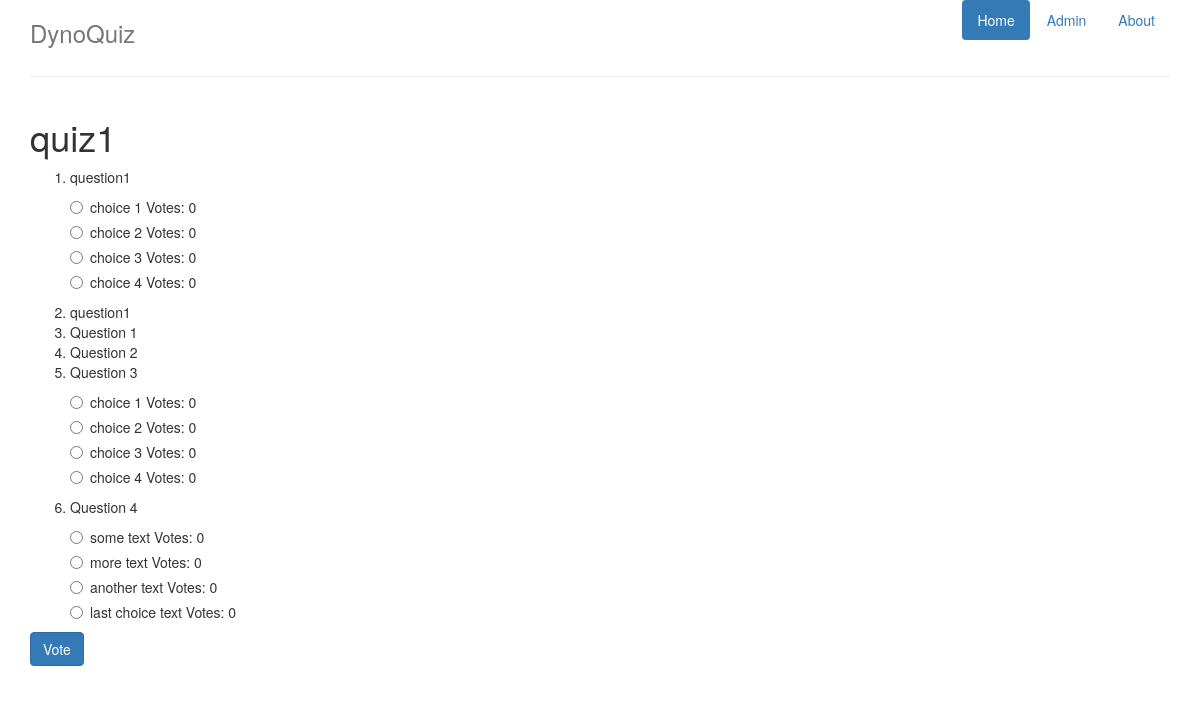
Page /dynoquiz/quiz/1/ on the earlier database version.
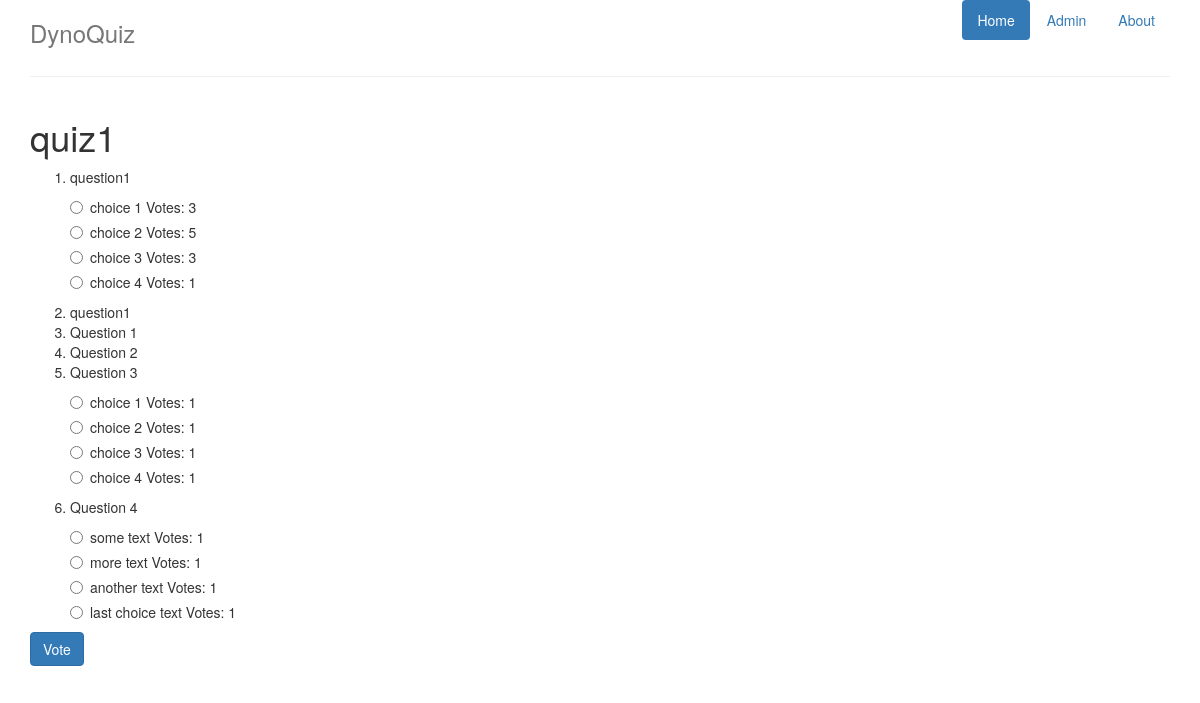
Same page on the later database version.
### dynoquiz/models.py (models this page shows, shortened)
class Choice(models.Model):
    question = models.ForeignKey(Question)
    choice_text = models.CharField(max_length=200)
    votes = models.IntegerField(default=0)

### dynoquiz/views.py (the view)
# urls.py: url(r'^quiz/(?P<quiz_id>[0-9]+)/$', views.quizdetail, name='quiz_detail'),
def quizdetail(request, quiz_id):
    quiz = Quiz.objects.get(pk=quiz_id)
    context = {'quiz': quiz}
    return render(request, 'dynoquiz/quizdetail.html', context)

### dynoquiz/templates/dynoquiz/quizdetail.html (shortened to what this page needs)
{% extends "dynoquiz/base.html" %}
{% block content %}
<div class="row">
    <div class="col-lg-12">
        <h1>{{quiz.quiz_name}}</h1>
        <form action="{% url 'dynoquiz:vote' quiz.id %}" method="post">
            {% if quiz.question_set.all %}
            <ol>
                {% for question in quiz.question_set.all %}
                    <li>{{question.question_text }}</li>
                    {% for choice in question.choice_set.all %}
                        <div class="radio">
                            <label><input type="radio" name="question{{question.id}}" id="choice{{choice.id}}" value="{{choice.id}}">{{choice.choice_text}} Votes: {{choice.votes}}</label>
                        </div>
                    {% endfor %}
                {% endfor %}
            </ol>
            {% else %}
                    <p>No questions for this quiz.</p>
            {% endif %}
            <input type="submit" value="Vote" class="btn btn-primary" />
        </form>
    </div>
</div>
{% endblock %}

Differences in the rows shown:
changed Choice (number 1 of 12 on the later page): id "☐ choice 1 Votes: 0" → "☐ choice 1 Votes: 3"; votes "0" → "3"
changed Choice (number 2 of 12 on the later page): id "☐ choice 2 Votes: 0" → "☐ choice 2 Votes: 5"; votes "0" → "5"
changed Choice (number 3 of 12 on the later page): id "☐ choice 3 Votes: 0" → "☐ choice 3 Votes: 3"; votes "0" → "3"
changed Choice (number 4 of 12 on the later page): id "☐ choice 4 Votes: 0" → "☐ choice 4 Votes: 1"; votes "0" → "1"
changed Choice (number 5 of 12 on the later page): id "☐ choice 1 Votes: 0" → "☐ choice 1 Votes: 1"; votes "0" → "1"
changed Choice (number 6 of 12 on the later page): id "☐ choice 2 Votes: 0" → "☐ choice 2 Votes: 1"; votes "0" → "1"
changed Choice (number 7 of 12 on the later page): id "☐ choice 3 Votes: 0" → "☐ choice 3 Votes: 1"; votes "0" → "1"
changed Choice (number 8 of 12 on the later page): id "☐ choice 4 Votes: 0" → "☐ choice 4 Votes: 1"; votes "0" → "1"
changed Choice "some text": id "☐ some text Votes: 0" → "☐ some text Votes: 1"; votes "0" → "1"
changed Choice "more text": id "☐ more text Votes: 0" → "☐ more text Votes: 1"; votes "0" → "1"
changed Choice "another text": id "☐ another text Votes: 0" → "☐ another text Votes: 1"; votes "0" → "1"
changed Choice "last choice text": id "☐ last choice text Votes: 0" → "☐ last choice text Votes: 1"; votes "0" → "1"
